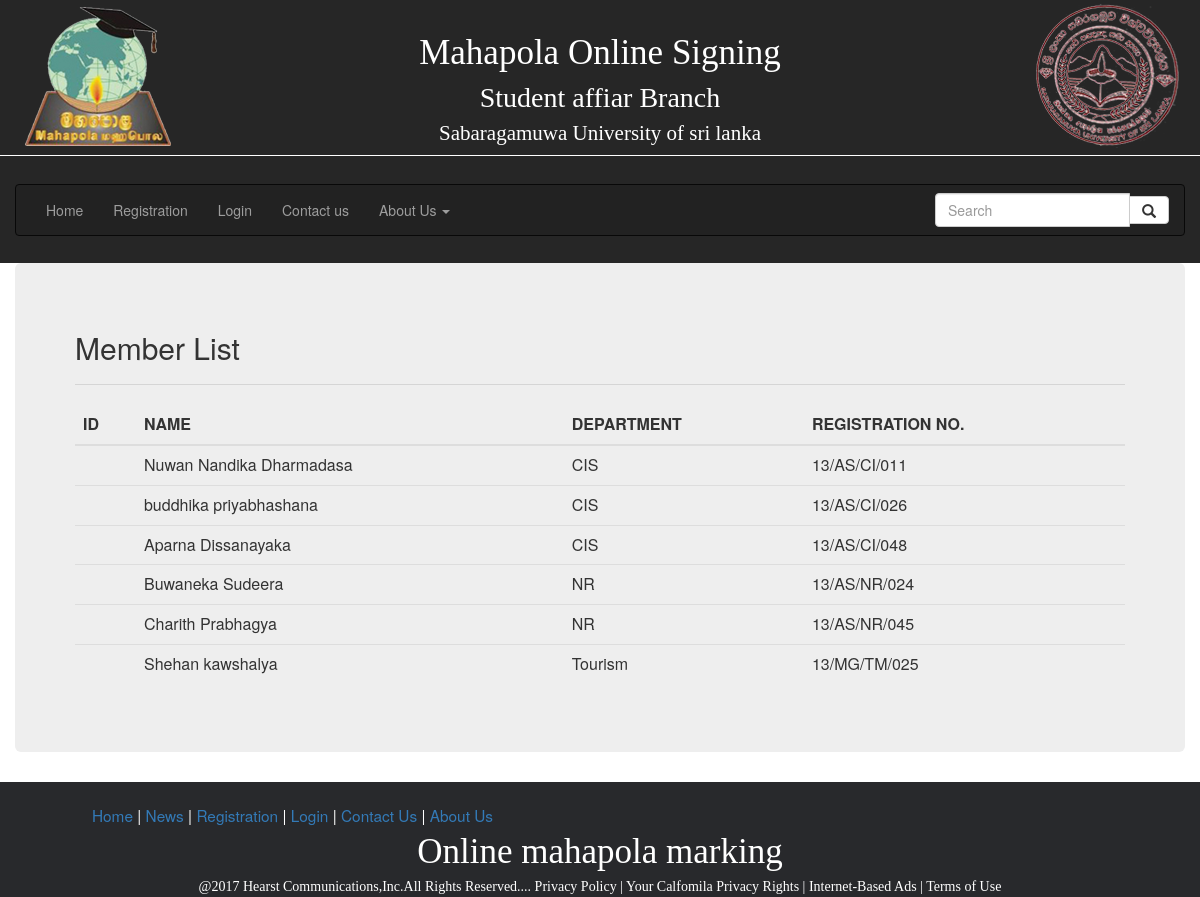
The app's page /holders.php with its own data.
### tables this page shows
CREATE TABLE IF NOT EXISTS `add_students` (
  `reg_no` varchar(255) NOT NULL,
  `name` varchar(255) DEFAULT NULL,
  `faculty` varchar(255) DEFAULT NULL,
  `department` varchar(255) DEFAULT NULL,
  `account_no` varchar(255) DEFAULT NULL,
  PRIMARY KEY (`reg_no`)
);

### holders.php (the view, shortened to what this page needs)
<html>
    <head>
        <link rel="stylesheet" type="text/css" href="css/bootstrap.min.css">
        <link rel="stylesheet"
              href="https://maxcdn.bootstrapcdn.com/bootstrap/3.3.7/css/bootstrap.min.css">
        <link rel="stylesheet" type="text/css" href="css/Design.css">
    </head>
    <body>
        <div class="container-fluid">
            <?php
            include("Include/header.php");
            ?>
            <div class="row">
                <div class="col-md-12">
                    <div class="jumbotron">
                        <h2> Member List</h2>
                        <hr/>
                        <table class="table table-hover">
                            <thead>
                                <tr>
                                    <th> ID</th>
                                    <th> NAME</th>
                                    <th> DEPARTMENT</th>
                                    <th> REGISTRATION NO.</th>
                                </tr>
                            </thead>
                            <tbody>
                                <?php
                                require("Include/database.php");
                                $sql = "SELECT * FROM add_students";
                                $result = mysqli_query($con, $sql);
                                while ($row = mysqli_fetch_array($result)) {
                                    ?>
                                    <tr>
                                        <td> <?= $row["id"] ?> </td>
                                        <td> <?= $row["name"] ?></td>
                                        <td> <?= $row["department"] ?></td>
                                        <td> <?= $row["reg_no"] ?></td>
                                    </tr>
                                    <?php
                                }
                                ?>
                            </tbody>
                        </table>
                    </div>
                </div>
                <?php
                include ("Include/footer.php");
                ?>
            </div>
    </body>
</html>

### Include/header.php (shortened to what this page needs)
<div class="row"id="header">
    <div class="col-md-2" >
        <img src="images/logo eka.png" class="center-block">
    </div>
    <div class="col-md-8" id="topics" >
        <center>     <span id="topic_1">Mahapola Online Signing</span><br/></center>
        <center> <span id="topic_2">Student affiar Branch</span><br/></center>
        <center> <span id="topic_3">Sabaragamuwa University of sri lanka</span></center>
    </div>
    <div class="col-md-2" >
        <img src="images/campus.png"class="center-block">
    </div>
</div>
<div class="row">
    <div class="col-md-12">
    </div>
</div>
<?php
if (isset($_SESSION["UID"])) {
    if ($_SESSION["ROLE"] == "a") {
        ?>
        <div class="row">
            <div class="col-md-12" id="nbar">
                <nav class="navbar navbar-inverse">
                    <div class="container-fluid">
                        <div class="navbar-header">
                            <button type="button" class="navbar-toggle" data-toggle="collapse" data-target="#myNavbar">
                                <span class="icon-bar"></span>
                                <span class="icon-bar"></span>
                                <span class="icon-bar"></span>
                            </button>
                        </div>
                    </div>
                    <div class="collapse navbar-collapse" id="myNavbar">
                        <ul class="nav navbar-nav">
                            <li class="">
                                <a href="iindex.php"> Home</a></li>
                            <li><a href="register.php"> Registration</a></li>
                            <li><a href="login.php"> Login</a></li>
                            <li><a href="addStudent.php"> Add Students</a></li>
                            <li><a href="member_list.php"> holders</a></li>
                            <li><a href="comment_list.php"> Comments</a></li>
                            <li><a href="contactUs.php"> Contact us</a></li>
                            <li><a href="addStudent.php"> About us</a></li>
                        </ul>
                        <a href="logout.php" class="btn btn-success"> Logout </a>
                        <form class="navbar-form navbar-right" >
                            <div class="input-group">
                                <input type="text" class="form-control" placeholder="Search">
                                <div class="input-group-btn">
                                    <button class="btn btn-default" type="submit" id="gly" width="40px" height="34px">
                                        <i class="glyphicon glyphicon-search"></i>
                                    </button>
                                </div>
                            </div>
                        </form>
                    </div>
                </nav>
            </div>
        </div>
        <?php
    }
    if ($_SESSION["ROLE"] == "m") {
        ?>
        <div class="row">
            <div class="col-md-12" id="nbar">
                <nav class="navbar navbar-inverse">
                    <div class="container-fluid">
                        <div class="navbar-header">
                            <button type="button" class="navbar-toggle" data-toggle="collapse" data-target="#myNavbar">
                                <span class="icon-bar"></span>
                                <span class="icon-bar"></span>
                                <span class="icon-bar"></span>
                            </button>
                        </div>
                    </div>
                    <div class="collapse navbar-collapse" id="myNavbar">
                        <ul class="nav navbar-nav">
                            <li class="">
                                <a href="iindex.php"> Home</a></li>
                            <li><a href="register.php"> Registration</a></li>
                            <li><a href="member_list.php"> holders</a></li>
                            <li><a href="contactUs.php"> Contact us</a></li>
                            <li><a href="##"> About us</a></li>
                        </ul>
                        <a href="logout.php" class="btn btn-success"> Logout </a>
                        <form class="navbar-form navbar-right" >
                            <div class="input-group">
                                <input type="text" class="form-control" placeholder="Search">
                                <div class="input-group-btn">
                                    <button class="btn btn-default" type="submit" id="gly">
                                        <i class="glyphicon glyphicon-search"></i>
                                    </button>
                                </div>
                            </div>
                        </form>
                    </div>
                </nav>
            </div>
        </div>
        <?php
    }
    ?>
    <?php
} else {
    ?>
    <div class="row" id="nbar_row">
        <div class="col-md-12" id="nbar">
            <nav class="navbar navbar-inverse">
                <div class="collapse navbar-collapse" id="myNavbar">
                    <ul class="nav navbar-nav">
                        <li class="">
                            <a href="iindex.php"> Home</a></li>
                        <li><a href="register.php"> Registration</a></li>
                        <li><a href="login.php"> Login</a></li>
                        <li><a href="contactUs.php"> Contact us</a></li>
                        <li class="dropdown"><a class="dropdown-toggle" data-toggle="dropdown" href="#">About Us <span class="caret"></span></a>
                        </li>
                    </ul>
                    <form class="navbar-form navbar-right" >
                        <div class="input-group">
                            <input type="text" class="form-control" placeholder="Search">
                            <div class="input-group-btn">
                                <button class="btn btn-default" type="submit" id="gly">
                                    <i class="glyphicon glyphicon-search"></i>
                                </button>
                            </div>
                        </div>
                    </form>
                </div>
            </nav>
        </div>
    </div>
    <?php
}
?>

### Include/footer.php (shortened to what this page needs)
<div class="row">
    <div class="col-md-12" id="footer" >
        <div class="row">
            <div class="col-md-6">
                <div class="col-md-12"><center>
                        <span id="footerMenu"><br/><a href="###"> Home</a>  |
                            <a href="###"> News </a> |
                            <a href="Registraion.html"> Registration </a> |
                            <a href="###"> Login </a> |
                            <a href="###"> Contact Us </a> |
                            <a href="###"> About Us </a> </span>
                    </center>
                </div>
            </div>
            <div class="col-md-12">
            </div>
        </div>
        <div class="row">
            <div class="col-md-12">
                <center><span id="footer_name"> Online mahapola marking</span>
            </div>
        </div>
        <div class="row">
            <div class="col-md-12" ><center>
                    <span id="end">@2017 Hearst Communications,Inc.All Rights Reserved.... Privacy Policy | Your Calfomila Privacy Rights | Internet-Based Ads | Terms of Use</span></center>
            </div>
        </div>
    </div>
</div>

### css/Design.css (style rules this page uses)
body { margin-left: 0 ; margin-right: 0; padding-left: 0; padding-right: 0; background-size: cover; overflow-x: hidden; overflow-y: scroll; }
#header { background-color: #262626; }
#nbar { background-color: #262626; padding-top: 2em; padding-bottom: 0.5em; }
#nbar_row { padding-top: 0em; }
.navbar { font-size: 1em; }
#footer { background-color:#28292c; }
#footerMenu { color:white; font-size:1.1em; }
#end { color:white; font-family:Corbel; }
#footer_name { font-size:2.5em; color:white; font-family: Exo; }
#topics { padding-top: 2em; }
#topic_1 { font-size: 2.5em; font-family: 'Artifika', serif; color: #fff; }
#topic_2 { font-size: 2em; font-family: 'Artifika', serif; color: #fff; }
#topic_3 { font-size: 1.5em; font-family: 'Artifika', serif; color: #fff; }

### records on screen
add_students: name "Nuwan Nandika Dharmadasa", department "CIS", reg_no "13/AS/CI/011"
add_students: name "buddhika priyabhashana", department "CIS", reg_no "13/AS/CI/026"
add_students: name "Aparna Dissanayaka", department "CIS", reg_no "13/AS/CI/048"
add_students: name "Buwaneka Sudeera", department "NR", reg_no "13/AS/NR/024"
add_students: name "Charith Prabhagya", department "NR", reg_no "13/AS/NR/045"
add_students: name "Shehan kawshalya", department "Tourism", reg_no "13/MG/TM/025"
